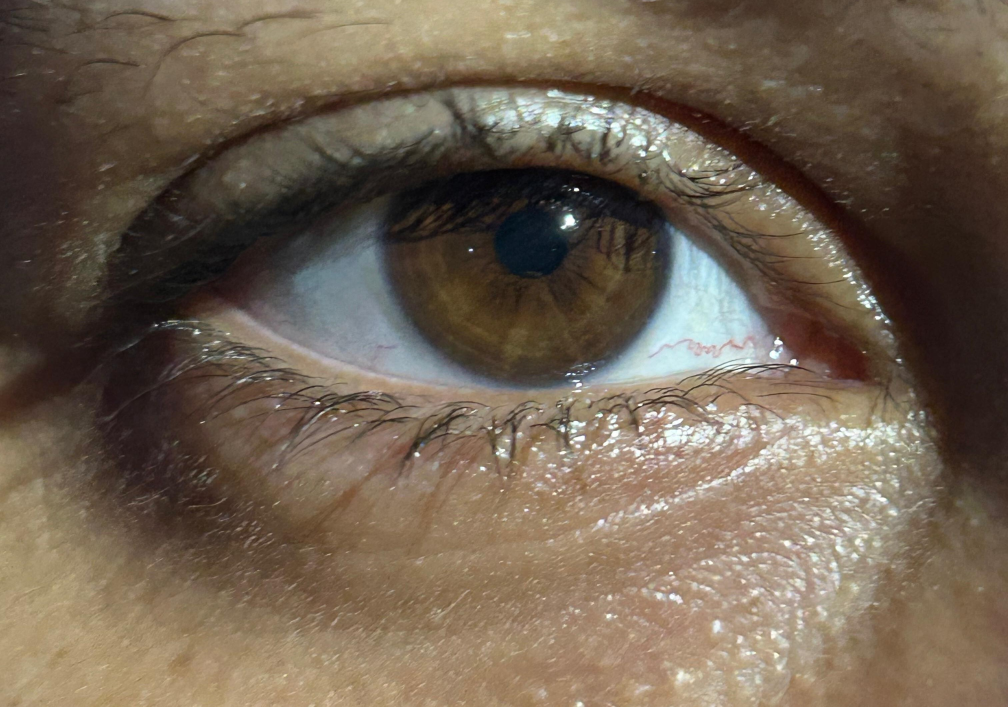
#> input picture S1_R2.jpg, 3024 x 2120 px, given in place of 001_1_1.bmp, which was not available (shown at 1/3 size)
$ jupyter execute iris_processing.ipynb   (text cells are left out)
#> lines starting #> are read from the running program, lines starting #| are printed output that depends on the picture; pictures that were not available may be replaced by others from this repository, and a replacement may not be noted
[cell 1]
import numpy as np
import cv2
import os
import uuid
import matplotlib.pyplot as plt

[cell 2]
image="./data/001/1/001_1_1.bmp"
image2="./data/001/1/001_1_2.bmp"

[cell 3]
def plot_image(image,title,cmap=None):
    plt.figure(figsize=(6, 6))
    if cmap is None:
        plt.imshow(image)
    else:
        plt.imshow(image, cmap="gray")
    plt.title(title)
    plt.axis("off")
    plt.show()

[cell 4]
def processing(image_path,r):
#> called with image_path = './data/001/1/001_1_1.bmp', r = 55
    image = cv2.imread(image_path)
#> image is the input picture: shape (2120, 3024, 3); mean B, G, R 82.3, 98.8, 113.8
    plot_image(image,"original image")
    image = cv2.resize(image, (640, 480), interpolation=cv2.INTER_LINEAR)
#> image: shape (480, 640, 3)
    plot_image(image,"resized image")
    image = cv2.cvtColor(image, cv2.COLOR_BGR2GRAY)
#> image: shape (480, 640)
    gray = cv2.medianBlur(image, 11)
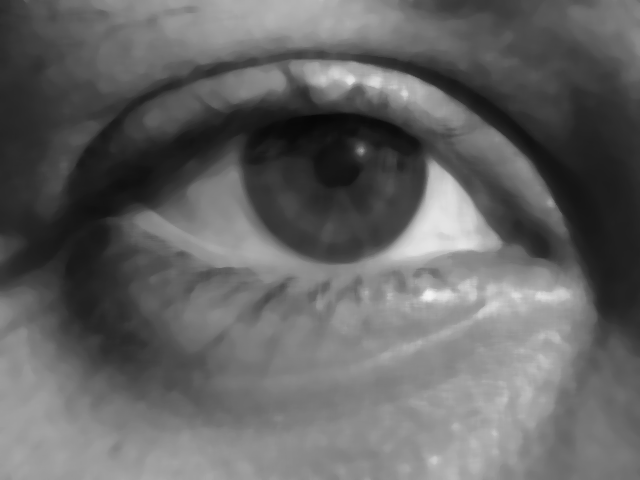
#> gray: shape (480, 640); min 7, max 243, mean 100.4
    plot_image(gray,"blurred image")
    ret, _ = cv2.threshold(gray, 0, 255, cv2.THRESH_BINARY + cv2.THRESH_OTSU)
#> ret = 97
    circles = cv2.HoughCircles(gray, cv2.HOUGH_GRADIENT, 1, 50, param1=ret, param2=30, minRadius=20,
                               maxRadius=100)
#> circles = [[336.5, 170.5, 90.6]]
    print("circles shape before",circles.shape)
#| circles shape before (1, 1, 3)
    circles = circles[0, :, :]
    print("circles shape after",circles.shape)
#| circles shape after (1, 3)
    circles = np.int16(np.around(circles))
#> circles = [[336, 170, 91]]
    for i in circles[:]:
        image = image[i[1] - i[2] - r:i[1] + i[2] + r, i[0] - i[2] -r:i[0] + i[2] + r]
        radus = i[2]
#> this loop made 1 pass
#> (i, radus) on pass 1: ([336, 170, 91], 91)
#> pass 1, in processing, `image = image[i[1] - i[2] - r:i[1] + i[2] + r, i[0] - i[2] -r:i[0] + i..`:
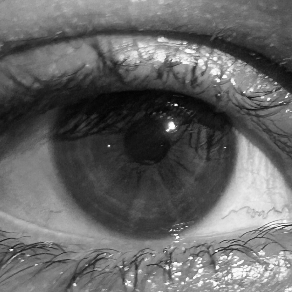
#> image: shape (292, 292); min 3, max 255, mean 101.9
    # print(image)
    return image, radus

[cell 5]
processed_image,radius=processing(image,55)
#> radius = 91
processed_image2,radius2 = processing(image2,55)
#> call 2 of processing, with image_path = './data/001/1/001_1_2.bmp', r = 55
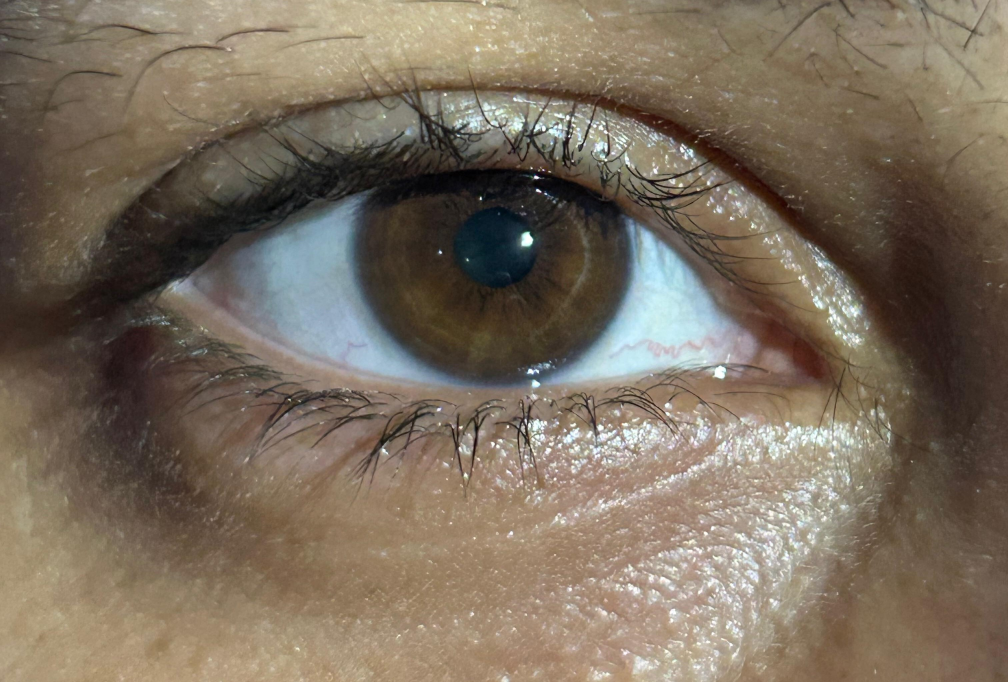
#> input picture S1_R3.jpg, 3024 x 2046 px, given in place of 001_1_2.bmp, which was not available (shown at 1/3 size)
#> in processing, image is the input picture: shape (2046, 3024, 3); mean B, G, R 94.5, 110.3, 123.3
#> in processing (call 2), `image = cv2.resize(image, (640, 480), interpolation=cv2.INTER_LINEAR)`:
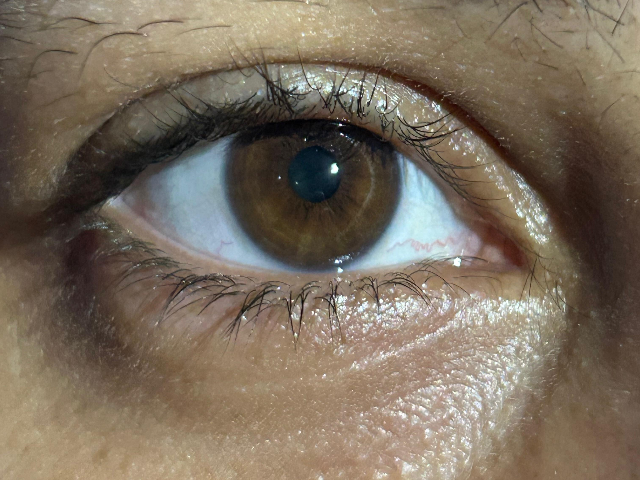
#> image: shape (480, 640, 3); mean B, G, R 94.4, 110.2, 123.2
#> in processing (call 2), `gray = cv2.medianBlur(image, 11)`:
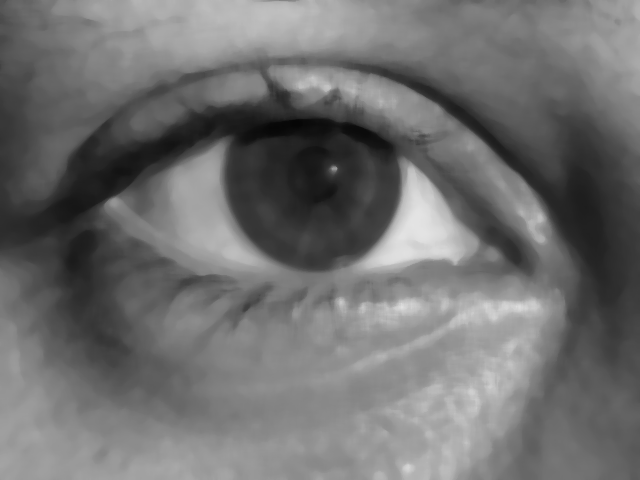
#> gray: shape (480, 640); min 6, max 228, mean 111.6
#> in processing (call 2), `ret, _ = cv2.threshold(gray, 0, 255, cv2.THRESH_BINARY + cv2.THRESH_OT..`: ret = 106
#> in processing (call 2), `circles = cv2.HoughCircles(gray, cv2.HOUGH_GRADIENT, 1, 50, param1=ret..`: circles = [[318.5, 180.5, 90.6]]
#| circles shape before (1, 1, 3)
#| circles shape after (1, 3)
#> in processing (call 2), `circles = np.int16(np.around(circles))`: circles = [[318, 180, 91]]
#> the loop in processing (call 2), `for i in circles[:]:` made 1 pass
#> (i, radus) on pass 1: ([318, 180, 91], 91)
#> pass 1, in processing (call 2), `image = image[i[1] - i[2] - r:i[1] + i[2] + r, i[0] - i[2] -r:i[0] + i..`:
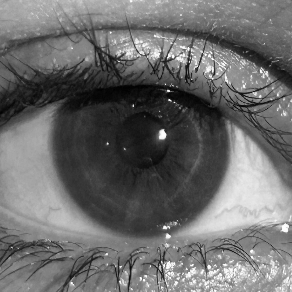
#> image: shape (292, 292); min 0, max 255, mean 107.6
#> radius2 = 91

[cell 6]
plt.imshow(processed_image)

[cell 7]
def reflection_removal(processed_image):
  ret,mask=cv2.threshold(processed_image,150,255,cv2.THRESH_BINARY)
  kernel=np.ones((5,5),np.uint8)
  dilation=cv2.dilate(mask,kernel,iterations=1)
  dst=cv2.inpaint(processed_image,dilation,5,cv2.INPAINT_TELEA)
  return dst

[cell 8]
def daugman_normalizaiton(image, height, width, r_in, r_out):
    thetas = np.arange(0, 2 * np.pi, 2 * np.pi / width)  # Theta values
    r_out = r_in + r_out
    # Create empty flatten image
    flat = np.zeros((height,width, 3), np.uint8)
    circle_x = int(image.shape[0] / 2)
    circle_y = int(image.shape[1] / 2)

    for i in range(width):
        for j in range(height):
            theta = thetas[i]  # value of theta coordinate
            r_pro = j / height  # value of r coordinate(normalized)

            # get coordinate of boundaries
            Xi = circle_x + r_in * np.cos(theta)
            Yi = circle_y + r_in * np.sin(theta)
            Xo = circle_x + r_out * np.cos(theta)
            Yo = circle_y + r_out * np.sin(theta)

            # the matched cartesian coordinates for the polar coordinates
            Xc = (1 - r_pro) * Xi + r_pro * Xo
            Yc = (1 - r_pro) * Yi + r_pro * Yo
            if(len(image)>=Xc and len(image)>=Yc):
                            color = image[int(Xc)][int(Yc)]  # color of the pixel
            elif (len(image)<=Xc and len(image)>Yc):
                color = image[-1][int(Yc)]  # color of the pixel
            elif (len(image)>Xc and len(image)<=Yc ):
                print("cord",int(Xc), int(Yc))
                color = image[int(Xc)][-1]  # color of the pixel
            elif (len(image)<=Xc and len(image)<=Yc):
                color=image[-1][-1]
            flat[j][i] = color
    return flat  # liang

[cell 9]
lolimg = cv2.imread("processed_image_marsoma.png",0)
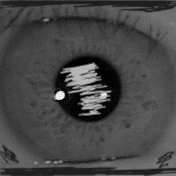
#> input picture processed_image_marsoma.png, 176 x 176 px
#> lolimg is the input picture: shape (176, 176); min 0, max 255, mean 70.6

[cell 10]
result2 = daugman_normalizaiton(processed_image,60,360, radius, 55)
#> in daugman_normalizaiton, `r_out = r_in + r_out`: r_out = 146
result2 =  cv2.cvtColor(result2, cv2.COLOR_BGR2GRAY)
result2 = cv2.equalizeHist(result2)
plot_image(result2, "daug")

[cell 11]
result3 = daugman_normalizaiton(lolimg,60,360, radius, 55)
result3 =  cv2.cvtColor(result3, cv2.COLOR_BGR2GRAY)
result3 = cv2.equalizeHist(result3)
plot_image(result3, "daug")

[cell 12]
# result2 = daugman_normalizaiton(processed_image,60,360, radius, 55)
# result2 =  cv2.cvtColor(result2, cv2.COLOR_BGR2GRAY)
# result2 = cv2.equalizeHist(result2)
plot_image(result2, "daug",cmap="gray")

[cell 13]
result4 = daugman_normalizaiton(processed_image2,60,360, radius, 55)
#> call 3 of daugman_normalizaiton, with height = 60, width = 360, r_in = 91, r_out = 55
#> after the loop in daugman_normalizaiton (call 3), `for i in range(width):`:
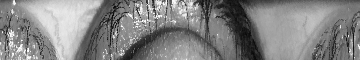
#> flat: shape (60, 360, 3); min 9, max 255, mean 132
result4 =  cv2.cvtColor(result4, cv2.COLOR_BGR2GRAY)
result4 = cv2.equalizeHist(result4)
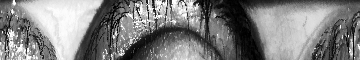
#> result4: shape (60, 360); min 0, max 255, mean 128.2
plot_image(result4, "daug")

[cell 14]
# implementation of  equation for 2D Gabor wavelets
from skimage.util import view_as_blocks
def gabor(rho, phi, w, theta0, r0, alpha, beta):

    return np.exp(-w * 1j * (theta0 - phi)) * np.exp(-(rho - r0) ** 2 / alpha ** 2) *\
           np.exp(-(-phi + theta0) ** 2 / beta ** 2)

def gabor_convolve(img, w, alpha, beta):
    theta0 = np.linspace(0, 2 * np.pi, img.shape[1])

    rho = np.array([np.linspace(0, 1, img.shape[0]) for i in range(img.shape[1])]).T
    x = np.linspace(0, 1, img.shape[0])
    y = np.linspace(-np.pi, np.pi, img.shape[1])
    xx, yy = np.meshgrid(x, y)

    return rho * img * np.real(gabor(xx, yy, w, 0, 0, alpha, beta).T), \
           rho * img * np.imag(gabor(xx, yy, w, 0, 0, alpha, beta).T)


def iris_encode(img, dr=15, dtheta=15, alpha=0.4):

#> called with dr = 15, dtheta = 15, alpha = 0.4
    mask = view_as_blocks(np.logical_and(20 < img, img < 255), (dr, dtheta))
    #&creating a mask to exclude non-iris pixels

    norm_iris = (img - img.mean()) / img.std()
    # image normalization

    patches = view_as_blocks(norm_iris, (dr, dtheta))
    print("ana",patches.shape)
    # split image to blocks


    code = np.zeros((patches.shape[0] * 3, patches.shape[1] * 2))
    # large the size of code to add the information from three frequency and from real and imaginary part

    code_mask = np.zeros((patches.shape[0] * 3, patches.shape[1] * 2))
    for i, row in enumerate(patches):
        for j, p in enumerate(row):
            for k, w in enumerate([8, 16, 32]): #change the frequency of wavelet
                wavelet = gabor_convolve(p, w, alpha, 1 / alpha)
                code[3 * i + k, 2 * j] = np.sum(wavelet[0]) #calculate the real part
                code[3 * i + k, 2 * j + 1] = np.sum(wavelet[1]) #calculate the imaginary part
                code_mask[3 * i + k, 2 * j] = code_mask[3 * i + k, 2 * j + 1] = \
                    1 if mask[i, j].sum() > dr * dtheta * 3 / 4 else 0
#> this loop made 4 passes


    code[code >= 0] = 1
    code[code < 0] = 0
    return code, code_mask

[cell 15]
def visualize_iris_code(img, dr=15, dtheta=15, alpha=0.4):
    # Generate the iris code and mask
    code, code_mask = iris_encode(img, dr, dtheta, alpha)

    # Plotting the iris code
    plt.figure(figsize=(12, 5))

    plt.subplot(1, 2, 1)
    plt.title("Iris Code")
    plt.imshow(code, cmap="gray")
    plt.colorbar()

    plt.subplot(1, 2, 2)
    plt.title("Code Mask")
    plt.imshow(code_mask, cmap="gray")
    plt.colorbar()

    plt.show()

[cell 16]
visualize_iris_code(result2)

[cell 17]
visualize_iris_code(result3)
#> the loop in iris_encode (call 2), `for i, row in enumerate(patches):` made 4 passes

[cell 18]
visualize_iris_code(result4)
#> call 3 of visualize_iris_code, with dr = 15, dtheta = 15, alpha = 0.4
#> in visualize_iris_code (call 3), `plt.show()`:
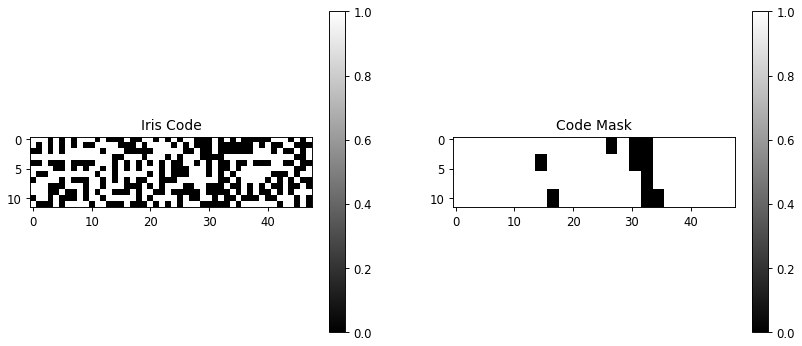
#> figure drawn by matplotlib, 4 panels

[cell 19]
def hamming_distance(code1, code_mask1, code2, code_mask2):
    """
    Calculate the Hamming distance between two iris codes, accounting for masks.

    Parameters:
        code1, code2: np.ndarray
            Binary iris codes to be compared.
        code_mask1, code_mask2: np.ndarray
            Binary masks for the respective iris codes, where 1 indicates valid regions.

    Returns:
        float
            Normalized Hamming distance (0 means perfect match, 1 means completely different).
    """
    # Ensure the masks are binary (0s and 1s)
    combined_mask = code_mask1 * code_mask2  # Intersection of the two masks
    differing_bits = np.sum((code1 != code2) & (combined_mask == 1))  # Count differing bits in valid regions
    valid_bits = np.sum(combined_mask)  # Count the valid bits to normalize

    # Avoid division by zero if no valid bits are found
    if valid_bits == 0:
        return None  # or return 1.0 if you consider no overlap as completely different

    # Calculate normalized Hamming distance
    hamming_dist = differing_bits / valid_bits
    return hamming_dist

[cell 20]
code1, code_mask1 = iris_encode(result2, 15, 15, 0.4)
code2, code_mask2 = iris_encode(result3, 15, 15, 0.4)
code3, code_mask3 = iris_encode(result4, 15, 15, 0.4)
